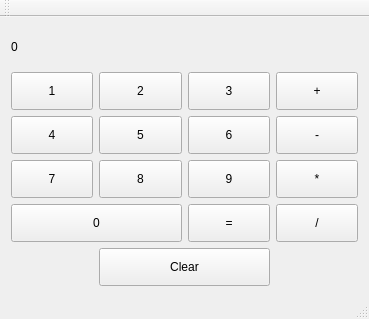
<?xml version="1.0" encoding="UTF-8"?>
<ui version="4.0">
 <class>MainWindow</class>
 <widget class="QMainWindow" name="MainWindow">
  <property name="geometry">
   <rect>
    <x>0</x>
    <y>0</y>
    <width>369</width>
    <height>319</height>
   </rect>
  </property>
  <property name="windowTitle">
   <string>MainWindow</string>
  </property>
  <widget class="QWidget" name="centralWidget">
   <layout class="QGridLayout" name="gridLayout">
    <item row="4" column="2">
     <widget class="QPushButton" name="equal_button">
      <property name="sizePolicy">
       <sizepolicy hsizetype="Preferred" vsizetype="Preferred">
        <horstretch>0</horstretch>
        <verstretch>0</verstretch>
       </sizepolicy>
      </property>
      <property name="text">
       <string>=</string>
      </property>
     </widget>
    </item>
    <item row="2" column="1">
     <widget class="QPushButton" name="five_button">
      <property name="sizePolicy">
       <sizepolicy hsizetype="Preferred" vsizetype="Preferred">
        <horstretch>0</horstretch>
        <verstretch>0</verstretch>
       </sizepolicy>
      </property>
      <property name="text">
       <string>5</string>
      </property>
     </widget>
    </item>
    <item row="4" column="3">
     <widget class="QPushButton" name="divide_button">
      <property name="sizePolicy">
       <sizepolicy hsizetype="Preferred" vsizetype="Preferred">
        <horstretch>0</horstretch>
        <verstretch>0</verstretch>
       </sizepolicy>
      </property>
      <property name="text">
       <string>/</string>
      </property>
     </widget>
    </item>
    <item row="2" column="2">
     <widget class="QPushButton" name="six_button">
      <property name="sizePolicy">
       <sizepolicy hsizetype="Preferred" vsizetype="Preferred">
        <horstretch>0</horstretch>
        <verstretch>0</verstretch>
       </sizepolicy>
      </property>
      <property name="text">
       <string>6</string>
      </property>
     </widget>
    </item>
    <item row="2" column="3">
     <widget class="QPushButton" name="subtract_button">
      <property name="sizePolicy">
       <sizepolicy hsizetype="Preferred" vsizetype="Preferred">
        <horstretch>0</horstretch>
        <verstretch>0</verstretch>
       </sizepolicy>
      </property>
      <property name="text">
       <string>-</string>
      </property>
     </widget>
    </item>
    <item row="3" column="0">
     <widget class="QPushButton" name="seven_button">
      <property name="sizePolicy">
       <sizepolicy hsizetype="Preferred" vsizetype="Preferred">
        <horstretch>0</horstretch>
        <verstretch>0</verstretch>
       </sizepolicy>
      </property>
      <property name="text">
       <string>7</string>
      </property>
     </widget>
    </item>
    <item row="3" column="1">
     <widget class="QPushButton" name="eight_button">
      <property name="sizePolicy">
       <sizepolicy hsizetype="Preferred" vsizetype="Preferred">
        <horstretch>0</horstretch>
        <verstretch>0</verstretch>
       </sizepolicy>
      </property>
      <property name="text">
       <string>8</string>
      </property>
     </widget>
    </item>
    <item row="3" column="2">
     <widget class="QPushButton" name="nine_button">
      <property name="sizePolicy">
       <sizepolicy hsizetype="Preferred" vsizetype="Preferred">
        <horstretch>0</horstretch>
        <verstretch>0</verstretch>
       </sizepolicy>
      </property>
      <property name="text">
       <string>9</string>
      </property>
     </widget>
    </item>
    <item row="3" column="3">
     <widget class="QPushButton" name="multiply_button">
      <property name="sizePolicy">
       <sizepolicy hsizetype="Preferred" vsizetype="Preferred">
        <horstretch>0</horstretch>
        <verstretch>0</verstretch>
       </sizepolicy>
      </property>
      <property name="text">
       <string>*</string>
      </property>
     </widget>
    </item>
    <item row="4" column="0" colspan="2">
     <widget class="QPushButton" name="zero_button">
      <property name="sizePolicy">
       <sizepolicy hsizetype="Preferred" vsizetype="Preferred">
        <horstretch>0</horstretch>
        <verstretch>0</verstretch>
       </sizepolicy>
      </property>
      <property name="text">
       <string>0</string>
      </property>
     </widget>
    </item>
    <item row="1" column="3">
     <widget class="QPushButton" name="add_button">
      <property name="sizePolicy">
       <sizepolicy hsizetype="Preferred" vsizetype="Preferred">
        <horstretch>0</horstretch>
        <verstretch>0</verstretch>
       </sizepolicy>
      </property>
      <property name="text">
       <string>+</string>
      </property>
     </widget>
    </item>
    <item row="2" column="0">
     <widget class="QPushButton" name="four_button">
      <property name="sizePolicy">
       <sizepolicy hsizetype="Preferred" vsizetype="Preferred">
        <horstretch>0</horstretch>
        <verstretch>0</verstretch>
       </sizepolicy>
      </property>
      <property name="text">
       <string>4</string>
      </property>
     </widget>
    </item>
    <item row="1" column="1">
     <widget class="QPushButton" name="two_button">
      <property name="sizePolicy">
       <sizepolicy hsizetype="Preferred" vsizetype="Preferred">
        <horstretch>0</horstretch>
        <verstretch>0</verstretch>
       </sizepolicy>
      </property>
      <property name="text">
       <string>2</string>
      </property>
     </widget>
    </item>
    <item row="1" column="2">
     <widget class="QPushButton" name="three_button">
      <property name="sizePolicy">
       <sizepolicy hsizetype="Preferred" vsizetype="Preferred">
        <horstretch>0</horstretch>
        <verstretch>0</verstretch>
       </sizepolicy>
      </property>
      <property name="text">
       <string>3</string>
      </property>
     </widget>
    </item>
    <item row="1" column="0">
     <widget class="QPushButton" name="one_button">
      <property name="sizePolicy">
       <sizepolicy hsizetype="Preferred" vsizetype="Preferred">
        <horstretch>0</horstretch>
        <verstretch>0</verstretch>
       </sizepolicy>
      </property>
      <property name="text">
       <string>1</string>
      </property>
     </widget>
    </item>
    <item row="0" column="0" colspan="4">
     <widget class="QLabel" name="label">
      <property name="text">
       <string>0</string>
      </property>
     </widget>
    </item>
    <item row="5" column="1" colspan="2">
     <widget class="QPushButton" name="clear_button">
      <property name="sizePolicy">
       <sizepolicy hsizetype="Preferred" vsizetype="Preferred">
        <horstretch>0</horstretch>
        <verstretch>0</verstretch>
       </sizepolicy>
      </property>
      <property name="text">
       <string>Clear</string>
      </property>
     </widget>
    </item>
   </layout>
  </widget>
  <widget class="QMenuBar" name="menuBar">
   <property name="geometry">
    <rect>
     <x>0</x>
     <y>0</y>
     <width>369</width>
     <height>19</height>
    </rect>
   </property>
  </widget>
  <widget class="QToolBar" name="mainToolBar">
   <attribute name="toolBarArea">
    <enum>TopToolBarArea</enum>
   </attribute>
   <attribute name="toolBarBreak">
    <bool>false</bool>
   </attribute>
  </widget>
  <widget class="QStatusBar" name="statusBar"/>
 </widget>
 <layoutdefault spacing="6" margin="11"/>
 <resources/>
 <connections/>
</ui>
